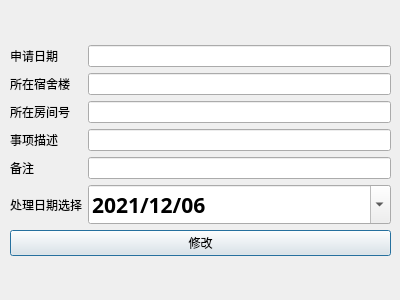
<?xml version="1.0" encoding="UTF-8"?>
<ui version="4.0">
 <class>baoxiu_1</class>
 <widget class="QDialog" name="baoxiu_1">
  <property name="geometry">
   <rect>
    <x>0</x>
    <y>0</y>
    <width>400</width>
    <height>300</height>
   </rect>
  </property>
  <property name="windowTitle">
   <string>Dialog</string>
  </property>
  <widget class="QWidget" name="layoutWidget">
   <property name="geometry">
    <rect>
     <x>10</x>
     <y>10</y>
     <width>381</width>
     <height>281</height>
    </rect>
   </property>
   <layout class="QVBoxLayout" name="verticalLayout_2">
    <item>
     <layout class="QVBoxLayout" name="verticalLayout">
      <item>
       <layout class="QGridLayout" name="gridLayout">
        <item row="4" column="0">
         <widget class="QLabel" name="college_label">
          <property name="text">
           <string>备注</string>
          </property>
         </widget>
        </item>
        <item row="1" column="1">
         <widget class="QLineEdit" name="building_lineEdit"/>
        </item>
        <item row="3" column="0">
         <widget class="QLabel" name="numberchange_label">
          <property name="text">
           <string>事项描述</string>
          </property>
         </widget>
        </item>
        <item row="2" column="0">
         <widget class="QLabel" name="label">
          <property name="text">
           <string>所在房间号</string>
          </property>
         </widget>
        </item>
        <item row="1" column="0">
         <widget class="QLabel" name="name_abel">
          <property name="text">
           <string>所在宿舍楼</string>
          </property>
         </widget>
        </item>
        <item row="3" column="1">
         <widget class="QLineEdit" name="content_lineEdit"/>
        </item>
        <item row="0" column="1">
         <widget class="QLineEdit" name="date_lineEdit"/>
        </item>
        <item row="4" column="1">
         <widget class="QLineEdit" name="beizhu_lineEdit"/>
        </item>
        <item row="2" column="1">
         <widget class="QLineEdit" name="room_lineEdit"/>
        </item>
        <item row="0" column="0">
         <widget class="QLabel" name="number_label">
          <property name="text">
           <string>申请日期</string>
          </property>
         </widget>
        </item>
        <item row="5" column="0">
         <widget class="QLabel" name="age_label">
          <property name="text">
           <string>处理日期选择</string>
          </property>
         </widget>
        </item>
        <item row="5" column="1">
         <widget class="QDateEdit" name="dateEdit">
          <property name="font">
           <font>
            <family>AcadEref</family>
            <pointsize>16</pointsize>
            <weight>75</weight>
            <bold>true</bold>
           </font>
          </property>
          <property name="currentSection">
           <enum>QDateTimeEdit::DaySection</enum>
          </property>
          <property name="displayFormat">
           <string>yyyy/MM/dd</string>
          </property>
          <property name="calendarPopup">
           <bool>true</bool>
          </property>
          <property name="currentSectionIndex">
           <number>2</number>
          </property>
          <property name="date">
           <date>
            <year>2021</year>
            <month>12</month>
            <day>6</day>
           </date>
          </property>
         </widget>
        </item>
       </layout>
      </item>
      <item>
       <widget class="QPushButton" name="update_pushButton">
        <property name="text">
         <string>修改</string>
        </property>
       </widget>
      </item>
     </layout>
    </item>
   </layout>
  </widget>
 </widget>
 <resources/>
 <connections/>
</ui>
